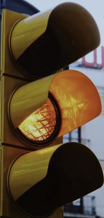
#> input picture sign_road_images/road1.png, 104 x 218 px, given in place of road0.png, which was not available
$ python image_resize.py
#> lines starting #> are read from the running program, lines starting #| are printed output that depends on the picture
# -*- coding: utf-8 -*-
"""
Created on Thu Nov 23 17:16:39 2023

@author: Youcef
"""


from pandas import read_csv, DataFrame
from PIL import Image

# Defining the path of input images
path_in = "C:\\Users\\Lenovo\\Desktop\\TPIA\\TP5\\sign_road_images\\"

# Importing the csv file
data_in = read_csv(path_in + "road_sign_dataset.csv")
#> (reads sign_road_images/road_sign_dataset.csv from the repository)

# Creating a dictionary with headers of the dataframe
dict = {'Filename':[],
        'Sign':[]
       }
data_out = DataFrame(dict)

# Defining the size of the output image
size_image = 128

# Resizing images and storing in a specific folder
path_out = "C:\\Users\\Lenovo\\Desktop\\TPIA\\TP5\\sign_road_48\\"
file_name = data_in['Filename'].values
class_name = data_in['Sign'].values
for i in range(len(file_name)):
    print(file_name[i])
    image = Image.open(path_in + file_name[i])
#> image is the input picture: PIL image 104x218 RGB; mean R, G, B 86.4, 70.6, 49.5
    new_image = image.resize((size_image, size_image))
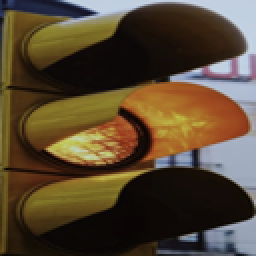
#> new_image: PIL image 128x128 RGB (shown 2 times larger); mean R, G, B 86.4, 70.6, 49.5
#> pass 3 of the loop `for i in range(len(file_name)):`:
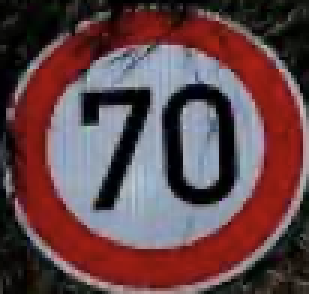
#> input picture sign_road_images/road115.png, 103 x 98 px, given in place of road2.png, which was not available (shown 3 times larger)
#> image is the input picture: PIL image 103x98 RGB; mean R, G, B 100, 69.8, 73.5
#> `new_image = image.resize((size_image, size_image))`:
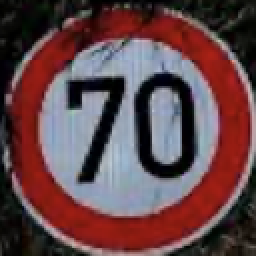
#> new_image: PIL image 128x128 RGB (shown 2 times larger); mean R, G, B 100.1, 69.8, 73.5
#> (the run stopped early here; a loop or call above may not have finished)
